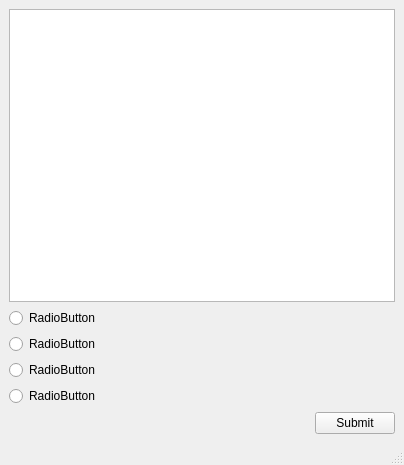
<?xml version="1.0" encoding="UTF-8"?>
<ui version="4.0">
 <class>MainWindow</class>
 <widget class="QMainWindow" name="MainWindow">
  <property name="geometry">
   <rect>
    <x>0</x>
    <y>0</y>
    <width>404</width>
    <height>465</height>
   </rect>
  </property>
  <property name="windowTitle">
   <string>MainWindow</string>
  </property>
  <widget class="QWidget" name="centralwidget">
   <layout class="QVBoxLayout" name="verticalLayout_2">
    <item>
     <widget class="QTextBrowser" name="textBrowser">
      <property name="minimumSize">
       <size>
        <width>0</width>
        <height>230</height>
       </size>
      </property>
     </widget>
    </item>
    <item>
     <layout class="QVBoxLayout" name="verticalLayout">
      <item>
       <widget class="QRadioButton" name="radioButton_3">
        <property name="text">
         <string>RadioButton</string>
        </property>
       </widget>
      </item>
      <item>
       <widget class="QRadioButton" name="radioButton">
        <property name="text">
         <string>RadioButton</string>
        </property>
       </widget>
      </item>
      <item>
       <widget class="QRadioButton" name="radioButton_2">
        <property name="text">
         <string>RadioButton</string>
        </property>
       </widget>
      </item>
      <item>
       <widget class="QRadioButton" name="radioButton_4">
        <property name="text">
         <string>RadioButton</string>
        </property>
       </widget>
      </item>
     </layout>
    </item>
    <item>
     <layout class="QHBoxLayout" name="horizontalLayout">
      <property name="leftMargin">
       <number>40</number>
      </property>
      <item>
       <spacer name="horizontalSpacer">
        <property name="orientation">
         <enum>Qt::Horizontal</enum>
        </property>
        <property name="sizeHint" stdset="0">
         <size>
          <width>40</width>
          <height>20</height>
         </size>
        </property>
       </spacer>
      </item>
      <item>
       <widget class="QPushButton" name="pushButton">
        <property name="text">
         <string>Submit</string>
        </property>
       </widget>
      </item>
     </layout>
    </item>
   </layout>
  </widget>
  <widget class="QMenuBar" name="menubar">
   <property name="geometry">
    <rect>
     <x>0</x>
     <y>0</y>
     <width>404</width>
     <height>22</height>
    </rect>
   </property>
  </widget>
  <widget class="QStatusBar" name="statusbar"/>
 </widget>
 <resources/>
 <connections/>
</ui>
